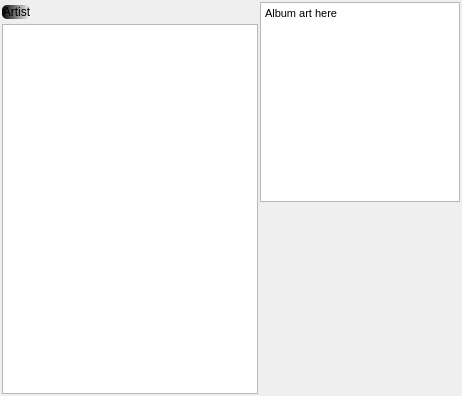
        <widget class="QWidget" name="nowPlayingPage">
         <layout class="QGridLayout" name="gridLayout_2">
          <property name="margin">
           <number>2</number>
          </property>
          <property name="spacing">
           <number>2</number>
          </property>
          <item row="0" column="0">
           <widget class="QPushButton" name="crumbArtistBtn_2">
            <property name="styleSheet">
             <string notr="true">border-radius:5px;
background-color: qlineargradient(spread:pad, x1:0, y1:0, x2:1, y2:0, stop:0 rgba(0, 0, 0, 255), stop:1 rgba(255, 255, 255, 255));</string>
            </property>
            <property name="text">
             <string>Artist</string>
            </property>
            <property name="icon">
             <iconset>
              <normaloff>images/video_previous_64.png</normaloff>images/video_previous_64.png</iconset>
            </property>
            <property name="iconSize">
             <size>
              <width>20</width>
              <height>20</height>
             </size>
            </property>
           </widget>
          </item>
          <item row="1" column="0" rowspan="2" colspan="2">
           <widget class="QListView" name="listView"/>
          </item>
          <item row="0" column="2" rowspan="2">
           <widget class="QTextBrowser" name="textBrowser">
            <property name="minimumSize">
             <size>
              <width>200</width>
              <height>200</height>
             </size>
            </property>
            <property name="maximumSize">
             <size>
              <width>200</width>
              <height>200</height>
             </size>
            </property>
            <property name="html">
             <string>&lt;!DOCTYPE HTML PUBLIC &quot;-//W3C//DTD HTML 4.0//EN&quot; &quot;http://www.w3.org/TR/REC-html40/strict.dtd&quot;&gt;
&lt;html&gt;&lt;head&gt;&lt;meta name=&quot;qrichtext&quot; content=&quot;1&quot; /&gt;&lt;style type=&quot;text/css&quot;&gt;
p, li { white-space: pre-wrap; }
&lt;/style&gt;&lt;/head&gt;&lt;body style=&quot; font-family:'MS Shell Dlg 2'; font-size:8.25pt; font-weight:400; font-style:normal;&quot;&gt;
&lt;p style=&quot; margin-top:0px; margin-bottom:0px; margin-left:0px; margin-right:0px; -qt-block-indent:0; text-indent:0px;&quot;&gt;&lt;span style=&quot; font-size:8pt;&quot;&gt;Album art here&lt;/span&gt;&lt;/p&gt;&lt;/body&gt;&lt;/html&gt;</string>
            </property>
           </widget>
          </item>
          <item row="2" column="2">
           <spacer name="verticalSpacer">
            <property name="orientation">
             <enum>Qt::Vertical</enum>
            </property>
            <property name="sizeHint" stdset="0">
             <size>
              <width>20</width>
              <height>40</height>
             </size>
            </property>
           </spacer>
          </item>
          <item row="0" column="1">
           <spacer name="horizontalSpacer_2">
            <property name="orientation">
             <enum>Qt::Horizontal</enum>
            </property>
            <property name="sizeHint" stdset="0">
             <size>
              <width>40</width>
              <height>20</height>
             </size>
            </property>
           </spacer>
          </item>
         </layout>
        </widget>
